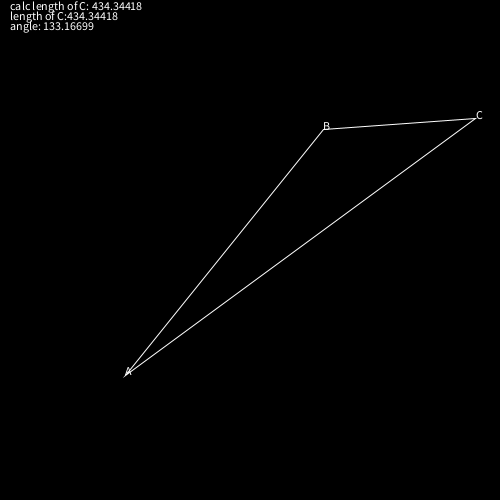
Frame 1 (no input)
Frame 60 (the mouse pressed at the canvas centre just before this capture): identical to frame 1, image omitted
Frame 120 (the mouse held since frame 60 and released just before this capture): identical to frame 1, image omitted

The Processing sketch that drew this single still picture (run headless with seeded random() and noise(); from frame 60 on, the mouse is pressed at the canvas centre):

// Processing sketch: getC
// ── getC.pde
PVector A, B, C;
PVector AB, BC, AC, BA;
float theta;

void setup() {
  size(500,500);
  resetTriangle();
  //noLoop();
}

void resetTriangle() {
  A = new PVector(width / 4, height * 0.75);
  B = new PVector(random(width), random(height));
  C = new PVector(random(width), random(height));
  
  AB = PVector.sub(B,A);
  BC = PVector.sub(C,B);
  BA = PVector.sub(A,B);
  AC = PVector.sub(C,A);
  theta = PVector.angleBetween(BA,BC);
}

void draw() {
  background(0);
  stroke(255);
  noFill();
  beginShape();
  vertex(A.x, A.y);
  vertex(B.x, B.y);
  vertex(C.x, C.y);
  endShape(CLOSE);
  text("A", A.x, A.y);
  text("B", B.x, B.y);
  text("C", C.x, C.y);
  text("calc length of C: " + getCLength(AB.mag(), BC.mag(), theta), 10, 10); 
  text("length of C:" + AC.mag(), 10, 20);
  text("angle: " + degrees(theta), 10, 30);
  
  
}

float getCLength(float a, float b, float theta) {
  return sqrt(pow(a, 2) + pow(b, 2) - (2 * a * b * cos(theta)));
}

void mouseReleased() {
  resetTriangle();
}
